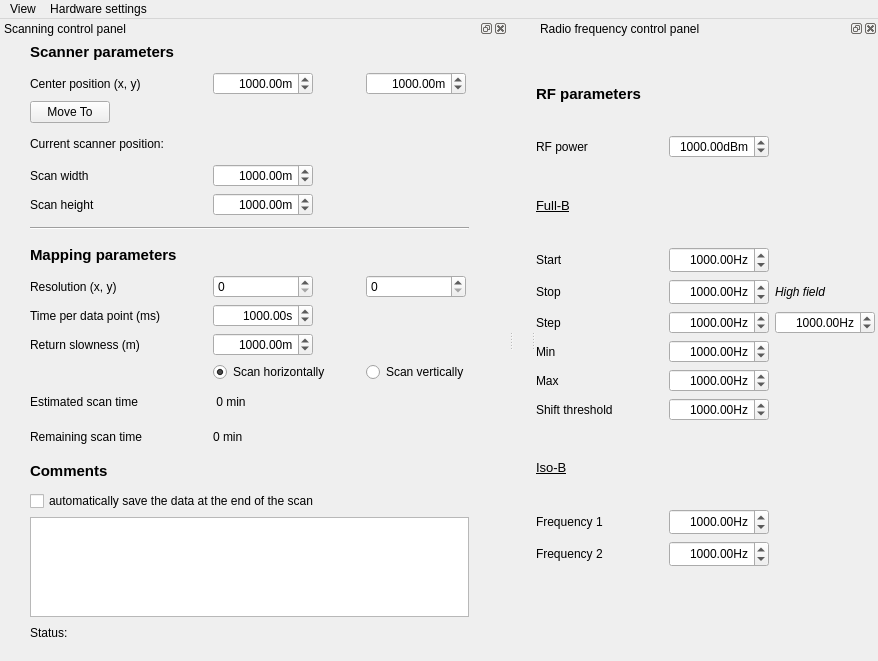
<?xml version="1.0" encoding="UTF-8"?>
<ui version="4.0">
 <class>MainWindow</class>
 <widget class="QMainWindow" name="MainWindow">
  <property name="geometry">
   <rect>
    <x>0</x>
    <y>0</y>
    <width>878</width>
    <height>661</height>
   </rect>
  </property>
  <property name="windowTitle">
   <string>Magnetometry scanning parameters</string>
  </property>
  <widget class="QWidget" name="centralwidget">
   <widget class="QDockWidget" name="settings_dockWidget">
    <property name="geometry">
     <rect>
      <x>-120</x>
      <y>570</y>
      <width>1721</width>
      <height>213</height>
     </rect>
    </property>
    <property name="minimumSize">
     <size>
      <width>1721</width>
      <height>213</height>
     </size>
    </property>
    <property name="maximumSize">
     <size>
      <width>524287</width>
      <height>213</height>
     </size>
    </property>
    <property name="windowTitle">
     <string>Settings panel</string>
    </property>
    <widget class="QWidget" name="dockWidgetContents"/>
   </widget>
  </widget>
  <widget class="QMenuBar" name="menubar">
   <property name="geometry">
    <rect>
     <x>0</x>
     <y>0</y>
     <width>878</width>
     <height>20</height>
    </rect>
   </property>
   <widget class="QMenu" name="menuView">
    <property name="title">
     <string>View</string>
    </property>
    <addaction name="separator"/>
    <addaction name="actionView_scanning_pannel"/>
    <addaction name="actionView_rf_pannel"/>
    <addaction name="separator"/>
    <addaction name="actionClose"/>
   </widget>
   <widget class="QMenu" name="menuHardware_settings">
    <property name="title">
     <string>Hardware settings</string>
    </property>
    <addaction name="action_scanner_range"/>
   </widget>
   <addaction name="menuView"/>
   <addaction name="menuHardware_settings"/>
  </widget>
  <widget class="QDockWidget" name="scanning_dockWidget">
   <property name="minimumSize">
    <size>
     <width>508</width>
     <height>600</height>
    </size>
   </property>
   <property name="windowTitle">
    <string>Scanning control panel</string>
   </property>
   <attribute name="dockWidgetArea">
    <number>1</number>
   </attribute>
   <widget class="QWidget" name="dockWidgetContents_3">
    <widget class="QWidget" name="gridLayoutWidget_5">
     <property name="geometry">
      <rect>
       <x>0</x>
       <y>0</y>
       <width>501</width>
       <height>605</height>
      </rect>
     </property>
     <layout class="QGridLayout" name="gridLayout_5">
      <item row="17" column="0">
       <widget class="QLabel" name="label_scan_duration_2">
        <property name="text">
         <string>Estimated scan time</string>
        </property>
       </widget>
      </item>
      <item row="16" column="2">
       <widget class="QRadioButton" name="vscan_radioButton">
        <property name="text">
         <string>Scan vertically</string>
        </property>
       </widget>
      </item>
      <item row="9" column="0" colspan="3">
       <widget class="Line" name="line_4">
        <property name="orientation">
         <enum>Qt::Horizontal</enum>
        </property>
       </widget>
      </item>
      <item row="8" column="1">
       <spacer name="verticalSpacer">
        <property name="orientation">
         <enum>Qt::Vertical</enum>
        </property>
        <property name="sizeType">
         <enum>QSizePolicy::Fixed</enum>
        </property>
        <property name="sizeHint" stdset="0">
         <size>
          <width>20</width>
          <height>5</height>
         </size>
        </property>
       </spacer>
      </item>
      <item row="12" column="0">
       <widget class="QLabel" name="resolution_label">
        <property name="text">
         <string>Resolution (x, y)</string>
        </property>
       </widget>
      </item>
      <item row="1" column="0">
       <widget class="QLabel" name="center_pos_label">
        <property name="text">
         <string>Center position (x, y)</string>
        </property>
       </widget>
      </item>
      <item row="11" column="0">
       <widget class="QLabel" name="mapping_param_label">
        <property name="font">
         <font>
          <pointsize>11</pointsize>
          <weight>75</weight>
          <bold>true</bold>
         </font>
        </property>
        <property name="text">
         <string>Mapping parameters</string>
        </property>
       </widget>
      </item>
      <item row="0" column="0">
       <widget class="QLabel" name="scanner_parameters_label">
        <property name="font">
         <font>
          <pointsize>11</pointsize>
          <weight>75</weight>
          <bold>true</bold>
         </font>
        </property>
        <property name="text">
         <string>Scanner parameters</string>
        </property>
       </widget>
      </item>
      <item row="1" column="1">
       <widget class="ScienDSpinBox" name="x_position_DoubleSpinBox">
        <property name="sizePolicy">
         <sizepolicy hsizetype="Fixed" vsizetype="Fixed">
          <horstretch>0</horstretch>
          <verstretch>0</verstretch>
         </sizepolicy>
        </property>
        <property name="maximumSize">
         <size>
          <width>100</width>
          <height>16777215</height>
         </size>
        </property>
        <property name="mouseTracking">
         <bool>true</bool>
        </property>
        <property name="acceptDrops">
         <bool>true</bool>
        </property>
        <property name="alignment">
         <set>Qt::AlignRight|Qt::AlignTrailing|Qt::AlignVCenter</set>
        </property>
        <property name="accelerated">
         <bool>true</bool>
        </property>
        <property name="suffix">
         <string>m</string>
        </property>
        <property name="decimals">
         <number>2</number>
        </property>
        <property name="minimum">
         <double>0.000000000000000</double>
        </property>
        <property name="maximum">
         <double>1000000000.000000000000000</double>
        </property>
        <property name="value">
         <double>1000.000000000000000</double>
        </property>
       </widget>
      </item>
      <item row="14" column="0">
       <widget class="QLabel" name="time_label">
        <property name="text">
         <string>Time per data point (ms)</string>
        </property>
       </widget>
      </item>
      <item row="15" column="0">
       <widget class="QLabel" name="return_slowness_label">
        <property name="text">
         <string>Return slowness (m)</string>
        </property>
       </widget>
      </item>
      <item row="7" column="0">
       <widget class="QLabel" name="scan_height_label">
        <property name="text">
         <string>Scan height</string>
        </property>
       </widget>
      </item>
      <item row="14" column="1">
       <widget class="ScienDSpinBox" name="time_DoubleSpinBox">
        <property name="sizePolicy">
         <sizepolicy hsizetype="Fixed" vsizetype="Fixed">
          <horstretch>0</horstretch>
          <verstretch>0</verstretch>
         </sizepolicy>
        </property>
        <property name="maximumSize">
         <size>
          <width>100</width>
          <height>16777215</height>
         </size>
        </property>
        <property name="mouseTracking">
         <bool>true</bool>
        </property>
        <property name="acceptDrops">
         <bool>true</bool>
        </property>
        <property name="alignment">
         <set>Qt::AlignRight|Qt::AlignTrailing|Qt::AlignVCenter</set>
        </property>
        <property name="accelerated">
         <bool>true</bool>
        </property>
        <property name="suffix">
         <string>s</string>
        </property>
        <property name="decimals">
         <number>2</number>
        </property>
        <property name="minimum">
         <double>0.000000000000000</double>
        </property>
        <property name="maximum">
         <double>1000000000.000000000000000</double>
        </property>
        <property name="value">
         <double>1000.000000000000000</double>
        </property>
       </widget>
      </item>
      <item row="22" column="0" colspan="3">
       <widget class="QLabel" name="status_label">
        <property name="maximumSize">
         <size>
          <width>16777215</width>
          <height>20</height>
         </size>
        </property>
        <property name="text">
         <string>Status:</string>
        </property>
       </widget>
      </item>
      <item row="12" column="1">
       <widget class="QSpinBox" name="x_res_SpinBox">
        <property name="maximumSize">
         <size>
          <width>100</width>
          <height>16777215</height>
         </size>
        </property>
        <property name="maximum">
         <number>1000000000</number>
        </property>
       </widget>
      </item>
      <item row="5" column="0">
       <widget class="QLabel" name="current_scanner_pos_label">
        <property name="text">
         <string>Current scanner position:</string>
        </property>
       </widget>
      </item>
      <item row="19" column="0">
       <widget class="QLabel" name="comments_label">
        <property name="font">
         <font>
          <pointsize>11</pointsize>
          <weight>75</weight>
          <bold>true</bold>
         </font>
        </property>
        <property name="text">
         <string>Comments</string>
        </property>
       </widget>
      </item>
      <item row="7" column="1">
       <widget class="ScienDSpinBox" name="height_DoubleSpinBox">
        <property name="sizePolicy">
         <sizepolicy hsizetype="Fixed" vsizetype="Fixed">
          <horstretch>0</horstretch>
          <verstretch>0</verstretch>
         </sizepolicy>
        </property>
        <property name="maximumSize">
         <size>
          <width>100</width>
          <height>16777215</height>
         </size>
        </property>
        <property name="mouseTracking">
         <bool>true</bool>
        </property>
        <property name="acceptDrops">
         <bool>true</bool>
        </property>
        <property name="alignment">
         <set>Qt::AlignRight|Qt::AlignTrailing|Qt::AlignVCenter</set>
        </property>
        <property name="accelerated">
         <bool>true</bool>
        </property>
        <property name="suffix">
         <string>m</string>
        </property>
        <property name="decimals">
         <number>2</number>
        </property>
        <property name="minimum">
         <double>0.000000000000000</double>
        </property>
        <property name="maximum">
         <double>1000000000.000000000000000</double>
        </property>
        <property name="value">
         <double>1000.000000000000000</double>
        </property>
       </widget>
      </item>
      <item row="6" column="1">
       <widget class="ScienDSpinBox" name="width_DoubleSpinBox">
        <property name="sizePolicy">
         <sizepolicy hsizetype="Fixed" vsizetype="Fixed">
          <horstretch>0</horstretch>
          <verstretch>0</verstretch>
         </sizepolicy>
        </property>
        <property name="maximumSize">
         <size>
          <width>100</width>
          <height>16777215</height>
         </size>
        </property>
        <property name="mouseTracking">
         <bool>true</bool>
        </property>
        <property name="acceptDrops">
         <bool>true</bool>
        </property>
        <property name="alignment">
         <set>Qt::AlignRight|Qt::AlignTrailing|Qt::AlignVCenter</set>
        </property>
        <property name="accelerated">
         <bool>true</bool>
        </property>
        <property name="suffix">
         <string>m</string>
        </property>
        <property name="decimals">
         <number>2</number>
        </property>
        <property name="minimum">
         <double>0.000000000000000</double>
        </property>
        <property name="maximum">
         <double>1000000000.000000000000000</double>
        </property>
        <property name="value">
         <double>1000.000000000000000</double>
        </property>
       </widget>
      </item>
      <item row="10" column="1">
       <spacer name="verticalSpacer_2">
        <property name="orientation">
         <enum>Qt::Vertical</enum>
        </property>
        <property name="sizeType">
         <enum>QSizePolicy::Fixed</enum>
        </property>
        <property name="sizeHint" stdset="0">
         <size>
          <width>20</width>
          <height>5</height>
         </size>
        </property>
       </spacer>
      </item>
      <item row="21" column="0" colspan="3">
       <widget class="QTextEdit" name="Comments_textEdit">
        <property name="minimumSize">
         <size>
          <width>0</width>
          <height>50</height>
         </size>
        </property>
        <property name="maximumSize">
         <size>
          <width>16777215</width>
          <height>100</height>
         </size>
        </property>
       </widget>
      </item>
      <item row="6" column="0">
       <widget class="QLabel" name="scan_width_label">
        <property name="text">
         <string>Scan width</string>
        </property>
       </widget>
      </item>
      <item row="12" column="2">
       <widget class="QSpinBox" name="y_res_SpinBox">
        <property name="maximumSize">
         <size>
          <width>100</width>
          <height>16777215</height>
         </size>
        </property>
        <property name="maximum">
         <number>1000000000</number>
        </property>
       </widget>
      </item>
      <item row="20" column="0" colspan="3">
       <widget class="QCheckBox" name="auto_save_checkBox">
        <property name="text">
         <string>automatically save the data at the end of the scan</string>
        </property>
       </widget>
      </item>
      <item row="5" column="1" colspan="2">
       <widget class="QLabel" name="scanner_pos_label">
        <property name="text">
         <string/>
        </property>
       </widget>
      </item>
      <item row="2" column="0">
       <widget class="QPushButton" name="moveto_pushButton">
        <property name="sizePolicy">
         <sizepolicy hsizetype="Fixed" vsizetype="Fixed">
          <horstretch>0</horstretch>
          <verstretch>0</verstretch>
         </sizepolicy>
        </property>
        <property name="text">
         <string>Move To</string>
        </property>
       </widget>
      </item>
      <item row="1" column="2">
       <widget class="ScienDSpinBox" name="y_position_DoubleSpinBox">
        <property name="sizePolicy">
         <sizepolicy hsizetype="Fixed" vsizetype="Fixed">
          <horstretch>0</horstretch>
          <verstretch>0</verstretch>
         </sizepolicy>
        </property>
        <property name="maximumSize">
         <size>
          <width>100</width>
          <height>16777215</height>
         </size>
        </property>
        <property name="mouseTracking">
         <bool>true</bool>
        </property>
        <property name="acceptDrops">
         <bool>true</bool>
        </property>
        <property name="alignment">
         <set>Qt::AlignRight|Qt::AlignTrailing|Qt::AlignVCenter</set>
        </property>
        <property name="accelerated">
         <bool>true</bool>
        </property>
        <property name="suffix">
         <string>m</string>
        </property>
        <property name="decimals">
         <number>2</number>
        </property>
        <property name="minimum">
         <double>0.000000000000000</double>
        </property>
        <property name="maximum">
         <double>1000000000.000000000000000</double>
        </property>
        <property name="value">
         <double>1000.000000000000000</double>
        </property>
       </widget>
      </item>
      <item row="15" column="1">
       <widget class="ScienDSpinBox" name="rs_SpinBox">
        <property name="sizePolicy">
         <sizepolicy hsizetype="Fixed" vsizetype="Fixed">
          <horstretch>0</horstretch>
          <verstretch>0</verstretch>
         </sizepolicy>
        </property>
        <property name="maximumSize">
         <size>
          <width>100</width>
          <height>16777215</height>
         </size>
        </property>
        <property name="mouseTracking">
         <bool>true</bool>
        </property>
        <property name="acceptDrops">
         <bool>true</bool>
        </property>
        <property name="alignment">
         <set>Qt::AlignRight|Qt::AlignTrailing|Qt::AlignVCenter</set>
        </property>
        <property name="accelerated">
         <bool>true</bool>
        </property>
        <property name="suffix">
         <string>m</string>
        </property>
        <property name="decimals">
         <number>2</number>
        </property>
        <property name="minimum">
         <double>0.000000000000000</double>
        </property>
        <property name="maximum">
         <double>1000000000.000000000000000</double>
        </property>
        <property name="value">
         <double>1000.000000000000000</double>
        </property>
       </widget>
      </item>
      <item row="17" column="1">
       <widget class="QLabel" name="display_scan_duration">
        <property name="text">
         <string> 0 min</string>
        </property>
       </widget>
      </item>
      <item row="16" column="1">
       <widget class="QRadioButton" name="hscan_radioButton">
        <property name="text">
         <string>Scan horizontally</string>
        </property>
        <property name="checked">
         <bool>true</bool>
        </property>
       </widget>
      </item>
      <item row="18" column="0">
       <widget class="QLabel" name="label_remaining_time">
        <property name="text">
         <string>Remaining scan time</string>
        </property>
       </widget>
      </item>
      <item row="18" column="1">
       <widget class="QLabel" name="display_remaining_time">
        <property name="text">
         <string>0 min</string>
        </property>
       </widget>
      </item>
     </layout>
    </widget>
   </widget>
  </widget>
  <widget class="QDockWidget" name="rf_dockWidget">
   <property name="minimumSize">
    <size>
     <width>342</width>
     <height>630</height>
    </size>
   </property>
   <property name="windowTitle">
    <string>Radio frequency control panel</string>
   </property>
   <attribute name="dockWidgetArea">
    <number>2</number>
   </attribute>
   <widget class="QWidget" name="dockWidgetContents_4">
    <widget class="QWidget" name="gridLayoutWidget_6">
     <property name="geometry">
      <rect>
       <x>0</x>
       <y>20</y>
       <width>339</width>
       <height>509</height>
      </rect>
     </property>
     <layout class="QGridLayout" name="gridLayout_6">
      <item row="5" column="2">
       <widget class="QLabel" name="high_field_label">
        <property name="font">
         <font>
          <italic>true</italic>
         </font>
        </property>
        <property name="text">
         <string>High field</string>
        </property>
       </widget>
      </item>
      <item row="9" column="1">
       <widget class="ScienDSpinBox" name="threshold_DoubleSpinBox">
        <property name="sizePolicy">
         <sizepolicy hsizetype="Fixed" vsizetype="Fixed">
          <horstretch>0</horstretch>
          <verstretch>0</verstretch>
         </sizepolicy>
        </property>
        <property name="maximumSize">
         <size>
          <width>100</width>
          <height>16777215</height>
         </size>
        </property>
        <property name="mouseTracking">
         <bool>true</bool>
        </property>
        <property name="acceptDrops">
         <bool>true</bool>
        </property>
        <property name="alignment">
         <set>Qt::AlignRight|Qt::AlignTrailing|Qt::AlignVCenter</set>
        </property>
        <property name="accelerated">
         <bool>true</bool>
        </property>
        <property name="suffix">
         <string>Hz</string>
        </property>
        <property name="decimals">
         <number>2</number>
        </property>
        <property name="minimum">
         <double>0.000000000000000</double>
        </property>
        <property name="maximum">
         <double>1000000000.000000000000000</double>
        </property>
        <property name="value">
         <double>1000.000000000000000</double>
        </property>
       </widget>
      </item>
      <item row="5" column="0">
       <widget class="QLabel" name="stop_label">
        <property name="text">
         <string>Stop</string>
        </property>
       </widget>
      </item>
      <item row="13" column="0">
       <widget class="QLabel" name="frequency_2_label">
        <property name="text">
         <string>Frequency 2</string>
        </property>
       </widget>
      </item>
      <item row="2" column="0">
       <spacer name="verticalSpacer_6">
        <property name="orientation">
         <enum>Qt::Vertical</enum>
        </property>
        <property name="sizeType">
         <enum>QSizePolicy::Fixed</enum>
        </property>
        <property name="sizeHint" stdset="0">
         <size>
          <width>20</width>
          <height>5</height>
         </size>
        </property>
       </spacer>
      </item>
      <item row="1" column="0">
       <widget class="QLabel" name="rf_power_label">
        <property name="text">
         <string>RF power</string>
        </property>
       </widget>
      </item>
      <item row="12" column="1">
       <widget class="ScienDSpinBox" name="freq1_DoubleSpinBox">
        <property name="sizePolicy">
         <sizepolicy hsizetype="Fixed" vsizetype="Fixed">
          <horstretch>0</horstretch>
          <verstretch>0</verstretch>
         </sizepolicy>
        </property>
        <property name="minimumSize">
         <size>
          <width>100</width>
          <height>26</height>
         </size>
        </property>
        <property name="maximumSize">
         <size>
          <width>100</width>
          <height>16777215</height>
         </size>
        </property>
        <property name="mouseTracking">
         <bool>true</bool>
        </property>
        <property name="acceptDrops">
         <bool>true</bool>
        </property>
        <property name="alignment">
         <set>Qt::AlignRight|Qt::AlignTrailing|Qt::AlignVCenter</set>
        </property>
        <property name="accelerated">
         <bool>true</bool>
        </property>
        <property name="suffix">
         <string>Hz</string>
        </property>
        <property name="decimals">
         <number>2</number>
        </property>
        <property name="minimum">
         <double>-100000000.000000000000000</double>
        </property>
        <property name="maximum">
         <double>1000000000000000.000000000000000</double>
        </property>
        <property name="value">
         <double>1000.000000000000000</double>
        </property>
       </widget>
      </item>
      <item row="4" column="0">
       <widget class="QLabel" name="start_label">
        <property name="text">
         <string>Start</string>
        </property>
       </widget>
      </item>
      <item row="10" column="0">
       <spacer name="verticalSpacer_5">
        <property name="orientation">
         <enum>Qt::Vertical</enum>
        </property>
        <property name="sizeType">
         <enum>QSizePolicy::Fixed</enum>
        </property>
        <property name="sizeHint" stdset="0">
         <size>
          <width>20</width>
          <height>5</height>
         </size>
        </property>
       </spacer>
      </item>
      <item row="13" column="1">
       <widget class="ScienDSpinBox" name="freq2_DoubleSpinBox">
        <property name="sizePolicy">
         <sizepolicy hsizetype="Fixed" vsizetype="Fixed">
          <horstretch>0</horstretch>
          <verstretch>0</verstretch>
         </sizepolicy>
        </property>
        <property name="minimumSize">
         <size>
          <width>100</width>
          <height>26</height>
         </size>
        </property>
        <property name="maximumSize">
         <size>
          <width>100</width>
          <height>16777215</height>
         </size>
        </property>
        <property name="mouseTracking">
         <bool>true</bool>
        </property>
        <property name="acceptDrops">
         <bool>true</bool>
        </property>
        <property name="alignment">
         <set>Qt::AlignRight|Qt::AlignTrailing|Qt::AlignVCenter</set>
        </property>
        <property name="accelerated">
         <bool>true</bool>
        </property>
        <property name="suffix">
         <string>Hz</string>
        </property>
        <property name="decimals">
         <number>2</number>
        </property>
        <property name="minimum">
         <double>-100000000.000000000000000</double>
        </property>
        <property name="maximum">
         <double>1000000000000000.000000000000000</double>
        </property>
        <property name="value">
         <double>1000.000000000000000</double>
        </property>
       </widget>
      </item>
      <item row="5" column="1">
       <widget class="ScienDSpinBox" name="mw_stop_DoubleSpinBox">
        <property name="sizePolicy">
         <sizepolicy hsizetype="Fixed" vsizetype="Fixed">
          <horstretch>0</horstretch>
          <verstretch>0</verstretch>
         </sizepolicy>
        </property>
        <property name="minimumSize">
         <size>
          <width>100</width>
          <height>26</height>
         </size>
        </property>
        <property name="maximumSize">
         <size>
          <width>100</width>
          <height>16777215</height>
         </size>
        </property>
        <property name="mouseTracking">
         <bool>true</bool>
        </property>
        <property name="acceptDrops">
         <bool>true</bool>
        </property>
        <property name="alignment">
         <set>Qt::AlignRight|Qt::AlignTrailing|Qt::AlignVCenter</set>
        </property>
        <property name="accelerated">
         <bool>true</bool>
        </property>
        <property name="suffix">
         <string>Hz</string>
        </property>
        <property name="decimals">
         <number>2</number>
        </property>
        <property name="minimum">
         <double>0.000000000000000</double>
        </property>
        <property name="maximum">
         <double>10000000000000000000.000000000000000</double>
        </property>
        <property name="value">
         <double>1000.000000000000000</double>
        </property>
       </widget>
      </item>
      <item row="0" column="0">
       <widget class="QLabel" name="RF_param_label">
        <property name="font">
         <font>
          <pointsize>11</pointsize>
          <weight>75</weight>
          <bold>true</bold>
         </font>
        </property>
        <property name="text">
         <string>RF parameters</string>
        </property>
       </widget>
      </item>
      <item row="4" column="1">
       <widget class="ScienDSpinBox" name="mw_start_DoubleSpinBox">
        <property name="sizePolicy">
         <sizepolicy hsizetype="Fixed" vsizetype="Fixed">
          <horstretch>0</horstretch>
          <verstretch>0</verstretch>
         </sizepolicy>
        </property>
        <property name="minimumSize">
         <size>
          <width>100</width>
          <height>26</height>
         </size>
        </property>
        <property name="maximumSize">
         <size>
          <width>100</width>
          <height>16777215</height>
         </size>
        </property>
        <property name="mouseTracking">
         <bool>true</bool>
        </property>
        <property name="acceptDrops">
         <bool>true</bool>
        </property>
        <property name="alignment">
         <set>Qt::AlignRight|Qt::AlignTrailing|Qt::AlignVCenter</set>
        </property>
        <property name="accelerated">
         <bool>true</bool>
        </property>
        <property name="suffix">
         <string>Hz</string>
        </property>
        <property name="decimals">
         <number>2</number>
        </property>
        <property name="minimum">
         <double>-100000000.000000000000000</double>
        </property>
        <property name="maximum">
         <double>1000000000000000.000000000000000</double>
        </property>
        <property name="value">
         <double>1000.000000000000000</double>
        </property>
       </widget>
      </item>
      <item row="3" column="0">
       <widget class="QLabel" name="fullb_label">
        <property name="font">
         <font>
          <pointsize>10</pointsize>
          <underline>true</underline>
         </font>
        </property>
        <property name="text">
         <string>Full-B</string>
        </property>
       </widget>
      </item>
      <item row="1" column="1">
       <widget class="ScienDSpinBox" name="sweep_power_DoubleSpinBox">
        <property name="sizePolicy">
         <sizepolicy hsizetype="Fixed" vsizetype="Fixed">
          <horstretch>0</horstretch>
          <verstretch>0</verstretch>
         </sizepolicy>
        </property>
        <property name="maximumSize">
         <size>
          <width>100</width>
          <height>16777215</height>
         </size>
        </property>
        <property name="mouseTracking">
         <bool>true</bool>
        </property>
        <property name="acceptDrops">
         <bool>true</bool>
        </property>
        <property name="alignment">
         <set>Qt::AlignRight|Qt::AlignTrailing|Qt::AlignVCenter</set>
        </property>
        <property name="accelerated">
         <bool>true</bool>
        </property>
        <property name="suffix">
         <string>dBm</string>
        </property>
        <property name="decimals">
         <number>2</number>
        </property>
        <property name="minimum">
         <double>-1000000000.000000000000000</double>
        </property>
        <property name="maximum">
         <double>1000000000.000000000000000</double>
        </property>
        <property name="value">
         <double>1000.000000000000000</double>
        </property>
       </widget>
      </item>
      <item row="6" column="1">
       <widget class="ScienDSpinBox" name="step_DoubleSpinBox">
        <property name="sizePolicy">
         <sizepolicy hsizetype="Fixed" vsizetype="Fixed">
          <horstretch>0</horstretch>
          <verstretch>0</verstretch>
         </sizepolicy>
        </property>
        <property name="maximumSize">
         <size>
          <width>100</width>
          <height>16777215</height>
         </size>
        </property>
        <property name="mouseTracking">
         <bool>true</bool>
        </property>
        <property name="acceptDrops">
         <bool>true</bool>
        </property>
        <property name="alignment">
         <set>Qt::AlignRight|Qt::AlignTrailing|Qt::AlignVCenter</set>
        </property>
        <property name="accelerated">
         <bool>true</bool>
        </property>
        <property name="suffix">
         <string>Hz</string>
        </property>
        <property name="decimals">
         <number>2</number>
        </property>
        <property name="minimum">
         <double>0.000000000000000</double>
        </property>
        <property name="maximum">
         <double>1000000000.000000000000000</double>
        </property>
        <property name="value">
         <double>1000.000000000000000</double>
        </property>
       </widget>
      </item>
      <item row="6" column="0">
       <widget class="QLabel" name="step_label">
        <property name="text">
         <string>Step</string>
        </property>
       </widget>
      </item>
      <item row="12" column="0">
       <widget class="QLabel" name="frequency_1_label">
        <property name="text">
         <string>Frequency 1</string>
        </property>
       </widget>
      </item>
      <item row="11" column="0">
       <widget class="QLabel" name="isob_label">
        <property name="font">
         <font>
          <pointsize>10</pointsize>
          <underline>true</underline>
         </font>
        </property>
        <property name="text">
         <string>Iso-B</string>
        </property>
       </widget>
      </item>
      <item row="7" column="1">
       <widget class="ScienDSpinBox" name="min_fullb_DoubleSpinBox">
        <property name="sizePolicy">
         <sizepolicy hsizetype="Fixed" vsizetype="Fixed">
          <horstretch>0</horstretch>
          <verstretch>0</verstretch>
         </sizepolicy>
        </property>
        <property name="maximumSize">
         <size>
          <width>100</width>
          <height>16777215</height>
         </size>
        </property>
        <property name="mouseTracking">
         <bool>true</bool>
        </property>
        <property name="acceptDrops">
         <bool>true</bool>
        </property>
        <property name="alignment">
         <set>Qt::AlignRight|Qt::AlignTrailing|Qt::AlignVCenter</set>
        </property>
        <property name="accelerated">
         <bool>true</bool>
        </property>
        <property name="suffix">
         <string>Hz</string>
        </property>
        <property name="decimals">
         <number>2</number>
        </property>
        <property name="minimum">
         <double>0.000000000000000</double>
        </property>
        <property name="maximum">
         <double>1000000000.000000000000000</double>
        </property>
        <property name="value">
         <double>1000.000000000000000</double>
        </property>
       </widget>
      </item>
      <item row="9" column="0">
       <widget class="QLabel" name="shift_threshold_label">
        <property name="text">
         <string>Shift threshold</string>
        </property>
       </widget>
      </item>
      <item row="8" column="1">
       <widget class="ScienDSpinBox" name="max_fullb_DoubleSpinBox">
        <property name="sizePolicy">
         <sizepolicy hsizetype="Fixed" vsizetype="Fixed">
          <horstretch>0</horstretch>
          <verstretch>0</verstretch>
         </sizepolicy>
        </property>
        <property name="maximumSize">
         <size>
          <width>100</width>
          <height>16777215</height>
         </size>
        </property>
        <property name="mouseTracking">
         <bool>true</bool>
        </property>
        <property name="acceptDrops">
         <bool>true</bool>
        </property>
        <property name="alignment">
         <set>Qt::AlignRight|Qt::AlignTrailing|Qt::AlignVCenter</set>
        </property>
        <property name="accelerated">
         <bool>true</bool>
        </property>
        <property name="suffix">
         <string>Hz</string>
        </property>
        <property name="decimals">
         <number>2</number>
        </property>
        <property name="minimum">
         <double>0.000000000000000</double>
        </property>
        <property name="maximum">
         <double>1000000000.000000000000000</double>
        </property>
        <property name="value">
         <double>1000.000000000000000</double>
        </property>
       </widget>
      </item>
      <item row="7" column="0">
       <widget class="QLabel" name="min_label">
        <property name="text">
         <string>Min</string>
        </property>
       </widget>
      </item>
      <item row="8" column="0">
       <widget class="QLabel" name="max_label">
        <property name="text">
         <string>Max</string>
        </property>
       </widget>
      </item>
      <item row="6" column="2">
       <widget class="ScienDSpinBox" name="step_hf_DoubleSpinBox">
        <property name="sizePolicy">
         <sizepolicy hsizetype="Fixed" vsizetype="Fixed">
          <horstretch>0</horstretch>
          <verstretch>0</verstretch>
         </sizepolicy>
        </property>
        <property name="maximumSize">
         <size>
          <width>100</width>
          <height>16777215</height>
         </size>
        </property>
        <property name="mouseTracking">
         <bool>true</bool>
        </property>
        <property name="acceptDrops">
         <bool>true</bool>
        </property>
        <property name="alignment">
         <set>Qt::AlignRight|Qt::AlignTrailing|Qt::AlignVCenter</set>
        </property>
        <property name="accelerated">
         <bool>true</bool>
        </property>
        <property name="suffix">
         <string>Hz</string>
        </property>
        <property name="decimals">
         <number>2</number>
        </property>
        <property name="minimum">
         <double>0.000000000000000</double>
        </property>
        <property name="maximum">
         <double>1000000000.000000000000000</double>
        </property>
        <property name="value">
         <double>1000.000000000000000</double>
        </property>
       </widget>
      </item>
     </layout>
    </widget>
   </widget>
  </widget>
  <action name="actionView_scanning_pannel">
   <property name="checkable">
    <bool>true</bool>
   </property>
   <property name="checked">
    <bool>true</bool>
   </property>
   <property name="text">
    <string>View scanning panel</string>
   </property>
  </action>
  <action name="action_scanner_range">
   <property name="text">
    <string>Scanner range</string>
   </property>
  </action>
  <action name="actionView_rf_pannel">
   <property name="checkable">
    <bool>true</bool>
   </property>
   <property name="checked">
    <bool>true</bool>
   </property>
   <property name="text">
    <string>View RF pannel</string>
   </property>
  </action>
  <action name="actionClose">
   <property name="text">
    <string>Close</string>
   </property>
  </action>
  <action name="action_save">
   <property name="text">
    <string>Save</string>
   </property>
  </action>
  <action name="action_change_saving_folder">
   <property name="text">
    <string>Change Save Folder</string>
   </property>
  </action>
 </widget>
 <customwidgets>
  <customwidget>
   <class>ScienDSpinBox</class>
   <extends>QDoubleSpinBox</extends>
   <header>qtwidgets.scientific_spinbox.h</header>
  </customwidget>
 </customwidgets>
 <resources/>
 <connections>
  <connection>
   <sender>actionClose</sender>
   <signal>triggered()</signal>
   <receiver>MainWindow</receiver>
   <slot>close()</slot>
   <hints>
    <hint type="sourcelabel">
     <x>-1</x>
     <y>-1</y>
    </hint>
    <hint type="destinationlabel">
     <x>860</x>
     <y>603</y>
    </hint>
   </hints>
  </connection>
  <connection>
   <sender>actionView_rf_pannel</sender>
   <signal>toggled(bool)</signal>
   <receiver>rf_dockWidget</receiver>
   <slot>setVisible(bool)</slot>
   <hints>
    <hint type="sourcelabel">
     <x>-1</x>
     <y>-1</y>
    </hint>
    <hint type="destinationlabel">
     <x>889</x>
     <y>404</y>
    </hint>
   </hints>
  </connection>
  <connection>
   <sender>actionView_scanning_pannel</sender>
   <signal>toggled(bool)</signal>
   <receiver>scanning_dockWidget</receiver>
   <slot>setVisible(bool)</slot>
   <hints>
    <hint type="sourcelabel">
     <x>-1</x>
     <y>-1</y>
    </hint>
    <hint type="destinationlabel">
     <x>307</x>
     <y>404</y>
    </hint>
   </hints>
  </connection>
  <connection>
   <sender>rf_dockWidget</sender>
   <signal>visibilityChanged(bool)</signal>
   <receiver>actionView_rf_pannel</receiver>
   <slot>setChecked(bool)</slot>
   <hints>
    <hint type="sourcelabel">
     <x>889</x>
     <y>404</y>
    </hint>
    <hint type="destinationlabel">
     <x>-1</x>
     <y>-1</y>
    </hint>
   </hints>
  </connection>
  <connection>
   <sender>scanning_dockWidget</sender>
   <signal>visibilityChanged(bool)</signal>
   <receiver>actionView_scanning_pannel</receiver>
   <slot>setChecked(bool)</slot>
   <hints>
    <hint type="sourcelabel">
     <x>307</x>
     <y>404</y>
    </hint>
    <hint type="destinationlabel">
     <x>-1</x>
     <y>-1</y>
    </hint>
   </hints>
  </connection>
 </connections>
</ui>
